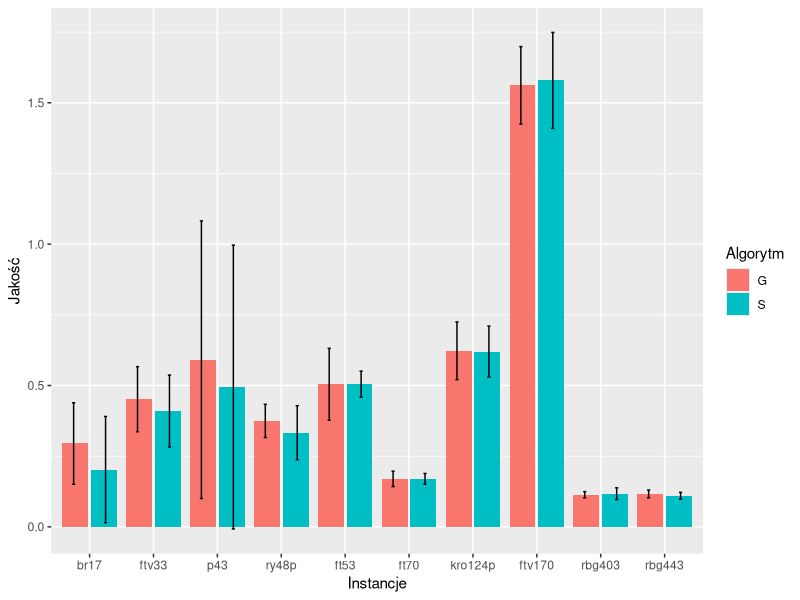
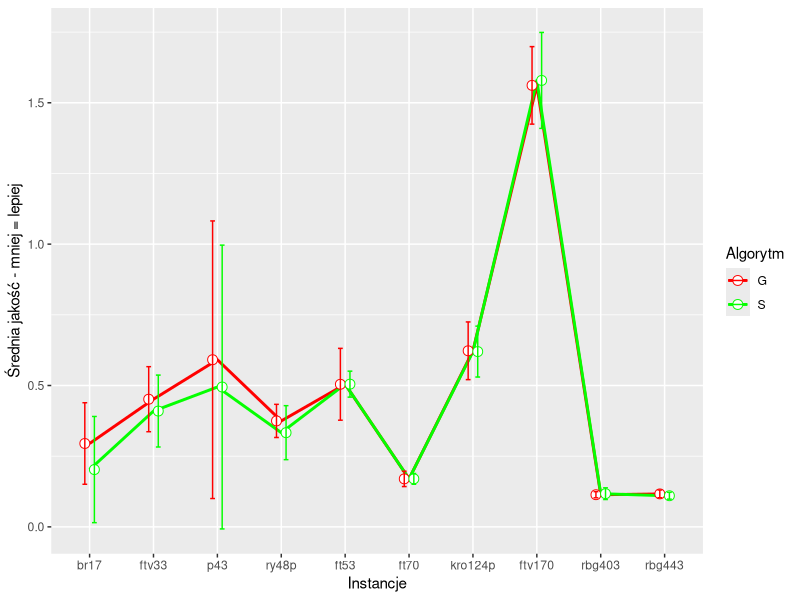
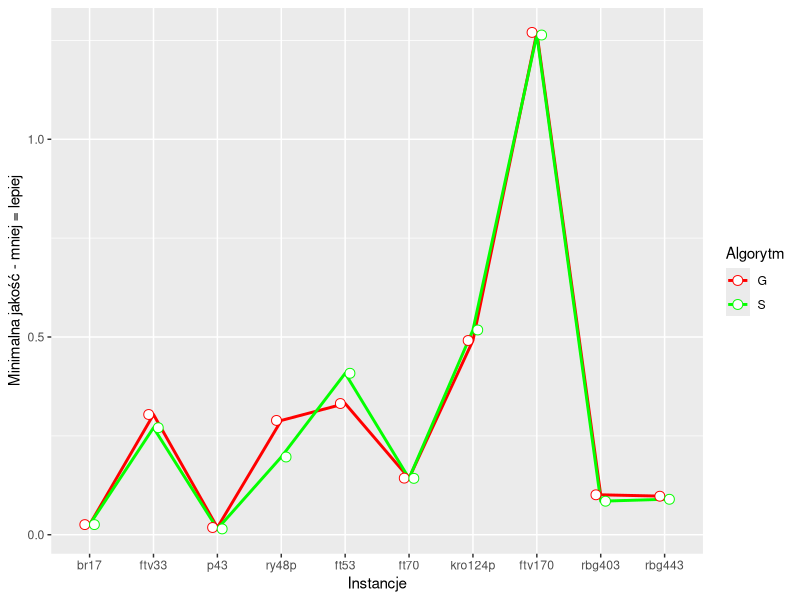
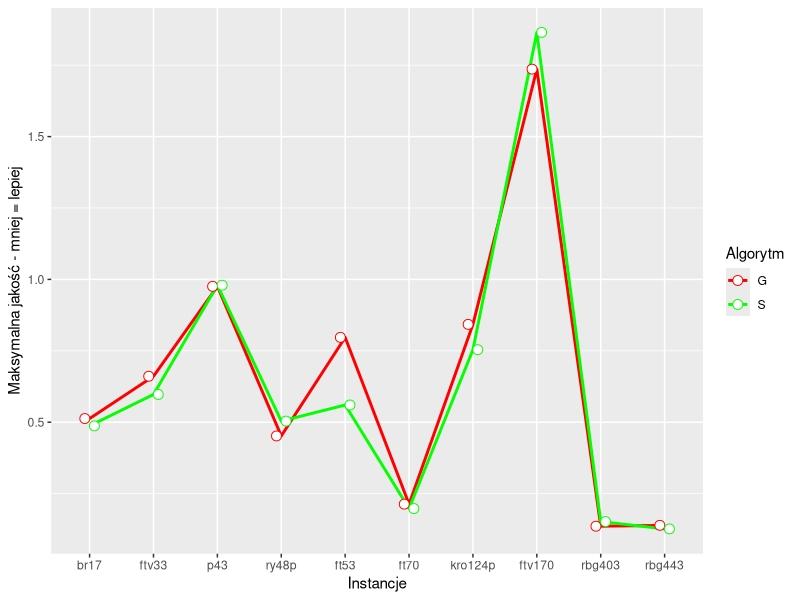
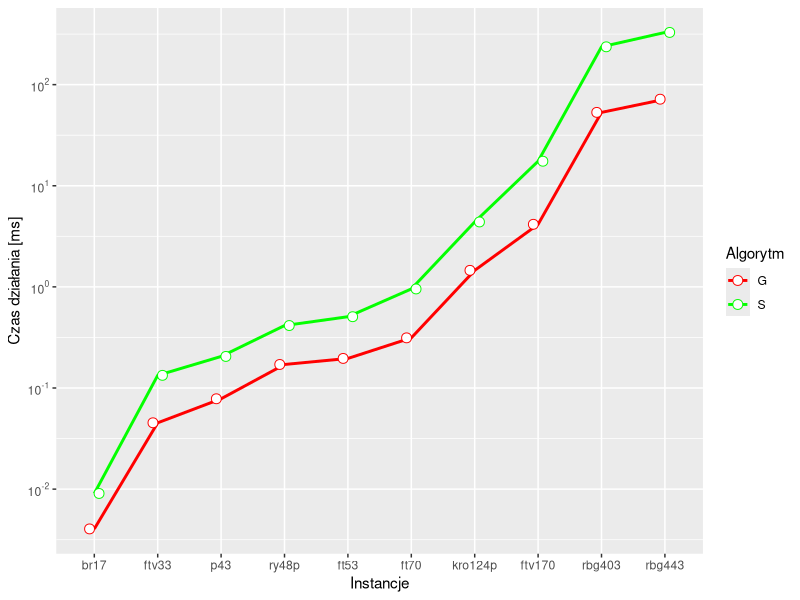
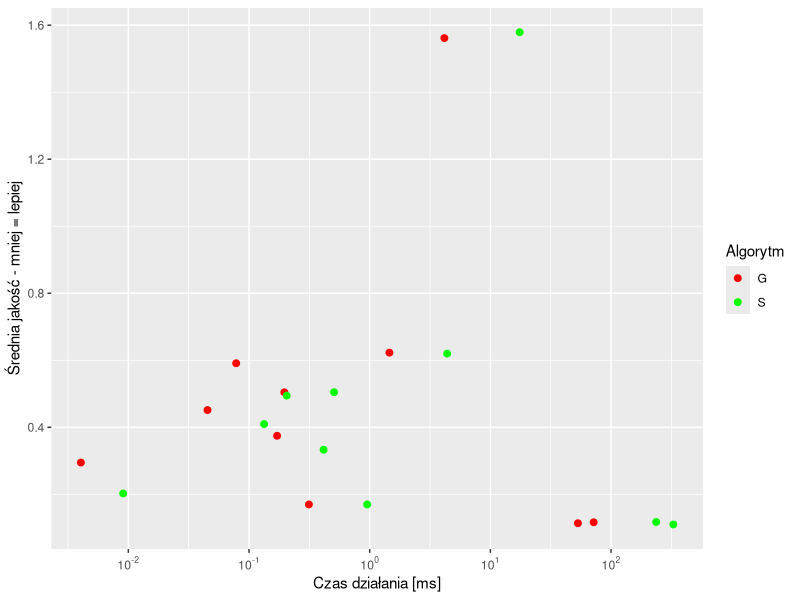
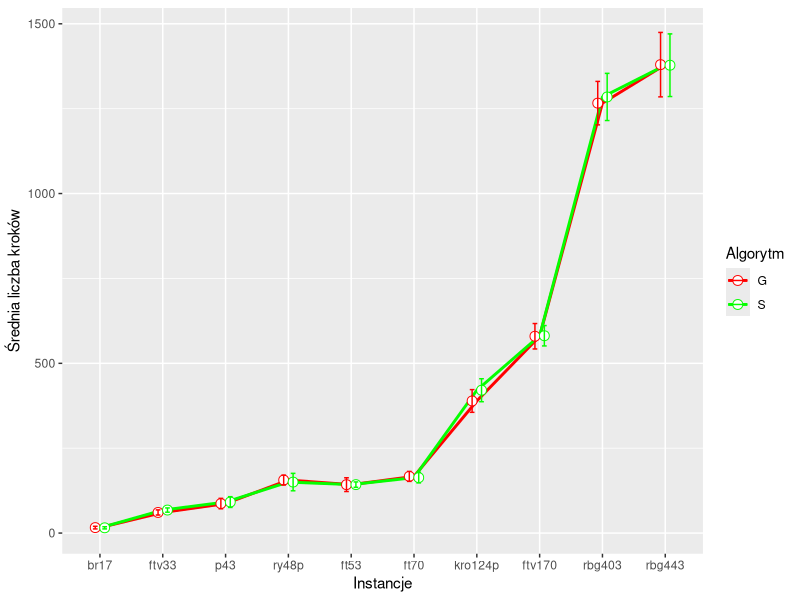
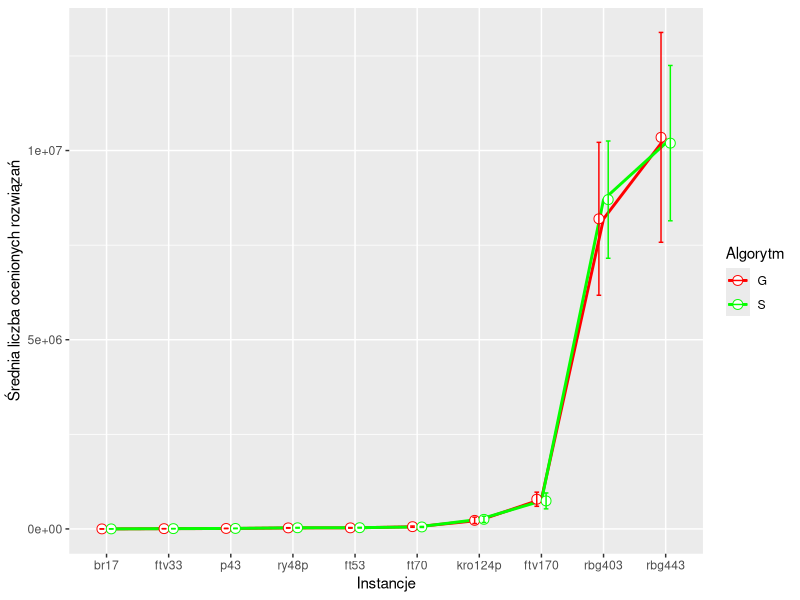

Source code (R) for these figures, in order:
## ---- chunk 1
knitr::opts_chunk$set(echo = TRUE)
## ---- chunk 2
# install.packages("Cairo")
library(dplyr)
library(ggplot2)
library(Cairo)
print(getwd())
## ---- chunk 3
results <- read.table("./../results/results.csv", head=TRUE, sep=",")
algs_symbols <- list(Greedy="G", Steepest="S", SimpleHeur="H", Random="R", RandomWalk="RW")
results <- mutate(results, algName=algs_symbols[algName])
algs_unique_names <- unique(results[["algName"]])
results <- as.data.frame(lapply(results, unlist))
knitr::kable(head(results, 21))
## ---- chunk 4
quality <- function(result, optimalResult)
{
  (result-optimalResult)/optimalResult
}

colors = c(G="#ff0000", S="#04ff00", R="#0004ff", RW="#ff9d00", H="#ff00fb")
## ---- chunk 5
temp <- group_by(results, algName, setName)
temp <- summarize(temp, diff=mean(quality(finalResult, optimalResult)), std=sd(quality(finalResult, optimalResult)), nOfCities=mean(nOfCities))

plot <- ggplot(temp, aes(x=reorder(setName, nOfCities), y=diff, std=std, group=algName, fill=factor(algName))) +
  geom_bar(stat="identity", position="dodge2") +
  #geom_point() +
  #geom_line(size=1) +
  geom_errorbar(aes(ymin=diff-std, ymax=diff+std), position = position_dodge(1), width=0.1) +
  ##geom_text(aes(label=sprintf("%0.1f", round(diff, digits=2))), position=position_dodge(width=0.9), vjust=-0.25) +
  labs(x="Instancje", y="Jakość", fill="Algorytm")
  
  filename <- paste("../results/zad2_point1_all", ".pdf", sep="")
  print(plot)
  ggsave(filename, plot=plot, device=cairo_pdf)
## ---- chunk 6
temp <- group_by(results, algName, setName)
temp <- summarize(temp, diff=mean(quality(finalResult, optimalResult)), std=sd(quality(finalResult, optimalResult)), nOfCities=mean(nOfCities))
knitr::kable(head(temp))

pd <- position_dodge(0.3)
plot <- ggplot(temp, aes(x=reorder(setName, nOfCities), y=diff, std=std, group=algName, color=algName)) +
  geom_line(size=1) +
  geom_point(size=3, shape=21, fill="white", position=pd) +
  geom_errorbar(aes(ymin=diff-std, ymax=diff+std, width=0.15), position=pd) +
  # #geom_text(aes(label=sprintf("%0.2f", round(diff, digits=2))), position=position_dodge(width=0.9), vjust=-0.25, size=3) +
  labs(x="Instancje", y="Średnia jakość - mniej = lepiej") +
  scale_color_manual(values=colors, name="Algorytm")
  
  print(plot)
  filename <- paste("../results/zad2_point1_mean_all", ".pdf", sep="")
  ggsave(filename, plot=plot, device=cairo_pdf)
## ---- chunk 7
temp <- group_by(results, algName, setName)
temp <- summarize(temp, diff=min(quality(finalResult, optimalResult)), std=sd(quality(finalResult, optimalResult)), nOfCities=mean(nOfCities))

pd <- position_dodge(0.3)
plot <- ggplot(temp, aes(x=reorder(setName, nOfCities), y=diff, std=std, group=algName, colour=algName)) +
  geom_line(size=1) +
  geom_point(size=3, shape=21, fill="white", position=pd) +
  # geom_errorbar(aes(ymin=diff-std, ymax=diff+std, width=0.15), position=pd) +
  #geom_text(aes(label=sprintf("%0.1f", round(diff, digits=2))), position=position_dodge(width=0.9), vjust=-0.25, size=3) +
  labs(x="Instancje", y="Minimalna jakość - mniej = lepiej") +
  scale_color_manual(values=colors, name="Algorytm")

  print(plot)
  filename <- paste("../results/zad2_point1_min_all", ".pdf", sep="")
  ggsave(filename, plot=plot, device=cairo_pdf)
## ---- chunk 8
temp <- group_by(results, algName, setName)
temp <- summarize(temp, diff=max(quality(finalResult, optimalResult)), std=sd(quality(finalResult, optimalResult)), nOfCities=mean(nOfCities))

pd <- position_dodge(0.3)
plot <- ggplot(temp, aes(x=reorder(setName, nOfCities), y=diff, std=std, group=algName, colour=algName)) +
  geom_line(size=1) +
  geom_point(size=3, shape=21, fill="white", position=pd) +
  # geom_errorbar(aes(ymin=diff-std, ymax=diff+std, width=0.15), position=pd) +
  #geom_text(aes(label=sprintf("%0.1f", round(diff, digits=2))), position=position_dodge(width=0.9), vjust=-0.25, size=3) +
  labs(x="Instancje", y="Maksymalna jakość - mniej = lepiej") +
  scale_color_manual(values=colors, name="Algorytm")

  print(plot)
  filename <- paste("../results/zad2_point1_max_all", ".pdf", sep="")
  ggsave(filename, plot=plot, device=cairo_pdf)
## ---- chunk 9
require(scales)
temp <- group_by(results, algName, setName)
temp <- summarize(temp, timeOfRunningInMs=mean(timeOfRunningInMs), std=sd(timeOfRunningInMs), nOfCities=mean(nOfCities))

pd <- position_dodge(0.3)
plot <- ggplot(temp, aes(x=reorder(setName, nOfCities), y=timeOfRunningInMs, group=algName, colour=algName)) +
  geom_line(size=1) +
  geom_point(size=3, shape=21, fill="white", pd=position_dodge(0.1), position=pd) +
  #geom_text(aes(label=sprintf("%0.1f", round(timeOfRunningInMs, digits=2))), position=position_dodge(width=0.9), vjust=-0.25, size=3) +
  labs(x="Instancje", y="Czas działania [ms]") +
  scale_y_log10(breaks = trans_breaks("log10", function(x) 10^x), labels = trans_format("log10", math_format(10^.x))) +
  scale_color_manual(values=colors, name="Algorytm")

  print(plot)
  filename <- paste("../results/zad2_point2_all", ".pdf", sep="")
  ggsave(filename, plot=plot, device=cairo_pdf)
## ---- chunk 10
require(scales)
temp <- group_by(results, algName, setName)
temp <- summarize(temp, timeOfRunningInMs=mean(timeOfRunningInMs),diff=mean(quality(finalResult, optimalResult)), nOfCities=mean(nOfCities))
# temp <- select(results, algName, setName, initialResult, finalResult)

plot <- ggplot(temp, aes(x=timeOfRunningInMs, y=diff, group=algName, colour=algName)) +
  #geom_line(size=1) +
  geom_point(size=2) +
  labs(x="Czas działania [ms]", y="Średnia jakość - mniej = lepiej") +
  scale_x_log10(breaks = trans_breaks("log10", function(x) 10^x), labels = trans_format("log10", math_format(10^.x))) +
  scale_color_manual(values=colors, name="Algorytm")


print(plot)
filename <- paste("../results/zad2_point3_all", ".pdf", sep="")
ggsave(filename, plot=plot, device=cairo_pdf)
## ---- chunk 11
temp <- group_by(results, algName, setName)
temp <- summarize(temp, meanNumberOfSteps=mean(numberOfSteps), std=sd(numberOfSteps), nOfCities=mean(nOfCities))

pd <- position_dodge(0.3)
plot <- ggplot(temp, aes(x=reorder(setName, nOfCities), y=meanNumberOfSteps, group=algName, colour=algName)) +
  geom_line(size=1) +
  geom_point(size=3, shape=21, fill="white", position=pd) +
  geom_errorbar(aes(ymin=meanNumberOfSteps-std, ymax=meanNumberOfSteps+std, width=0.15), position=pd) +
  #geom_text(aes(label=sprintf("%0.1f", round(meanNumberOfSteps, digits=2))), position=position_dodge(width=0.9), vjust=-0.25, size=3) +
  labs(x="Instancje", y="Średnia liczba kroków") +
  scale_color_manual(values=colors, name="Algorytm")
  
  print(plot)
  filename <- paste("../results/zad2_point4_all", ".pdf", sep="")
  ggsave(filename, plot=plot, device=cairo_pdf)
## ---- chunk 12
temp <- group_by(results, algName, setName)
temp <- summarize(temp, meanNumberOfCheckedResults=mean(numberOfCheckedResults), std=sd(numberOfCheckedResults), nOfCities=mean(nOfCities))

pd <- position_dodge(0.3)
plot <- ggplot(temp, aes(x=reorder(setName, nOfCities), y=meanNumberOfCheckedResults, group=algName, colour=algName)) +
  geom_line(size=1) +
  geom_point(size=3, shape=21, fill="white", position=pd) +
  geom_errorbar(aes(ymin=meanNumberOfCheckedResults-std, ymax=meanNumberOfCheckedResults+std, width=0.15), position=pd) +
  #geom_text(aes(label=sprintf("%0.1f", round(meanNumberOfCheckedResults, digits=2))), position=position_dodge(width=0.9), vjust=-0.25, size=3) +
  labs(x="Instancje", y="Średnia liczba ocenionych rozwiązań") +
  scale_color_manual(values=colors, name="Algorytm")

  print(plot)
  
  filename <- paste("../results/zad2_point5_all", ".pdf", sep="")
  ggsave(filename, plot=plot, device=cairo_pdf)
## ---- chunk 13
temp <- select(results, algName, setName, initialResult, finalResult) %>%
  filter(algName=='G' | algName=='S')

plot <- ggplot(temp, aes(x=initialResult, y=finalResult, group=algName, colour=algName)) +
  facet_wrap(~setName, scales="free") +
  geom_point() +
  scale_color_manual(values=colors, name="Algorytm")

  filename <- paste("../results/zad3_all", ".pdf", sep="")
  print(plot)
  ggsave(filename, plot=plot, device=cairo_pdf)
## ---- chunk 14
temp <- select(results, algName, iterationNumber, setName, finalResult)
temp <- filter(temp, algName=="G", setName=="br17")
# knitr::kable(temp)
numberOfIterations = max(temp[["iterationNumber"]])

minResult = rep(0, numberOfIterations+1)
meanResult = rep(0, numberOfIterations+1)
print(temp[1, ][["algName"]])
for(row in 1:nrow(temp))
{
  minResult[row] = min(temp[1:row, ][["finalResult"]])
  meanResult[row] = mean(temp[1:row, ][["finalResult"]])
}

temp$minResult = minResult
temp$meanResult = meanResult


 plot <- ggplot(temp, aes(x=iterationNumber)) +
   geom_point(aes(y=meanResult, colour="Średnia jakość")) +
   geom_point(aes(y=minResult, colour="Maksymalna jakość")) +
   labs(x="Numer przebiegu", y="Jakość - mniej = lepiej",  colour="")
 
 print(plot)
 filename <- paste("../results/zad4_all", ".pdf", sep="")
 ggsave(filename, plot=plot, device=cairo_pdf)
